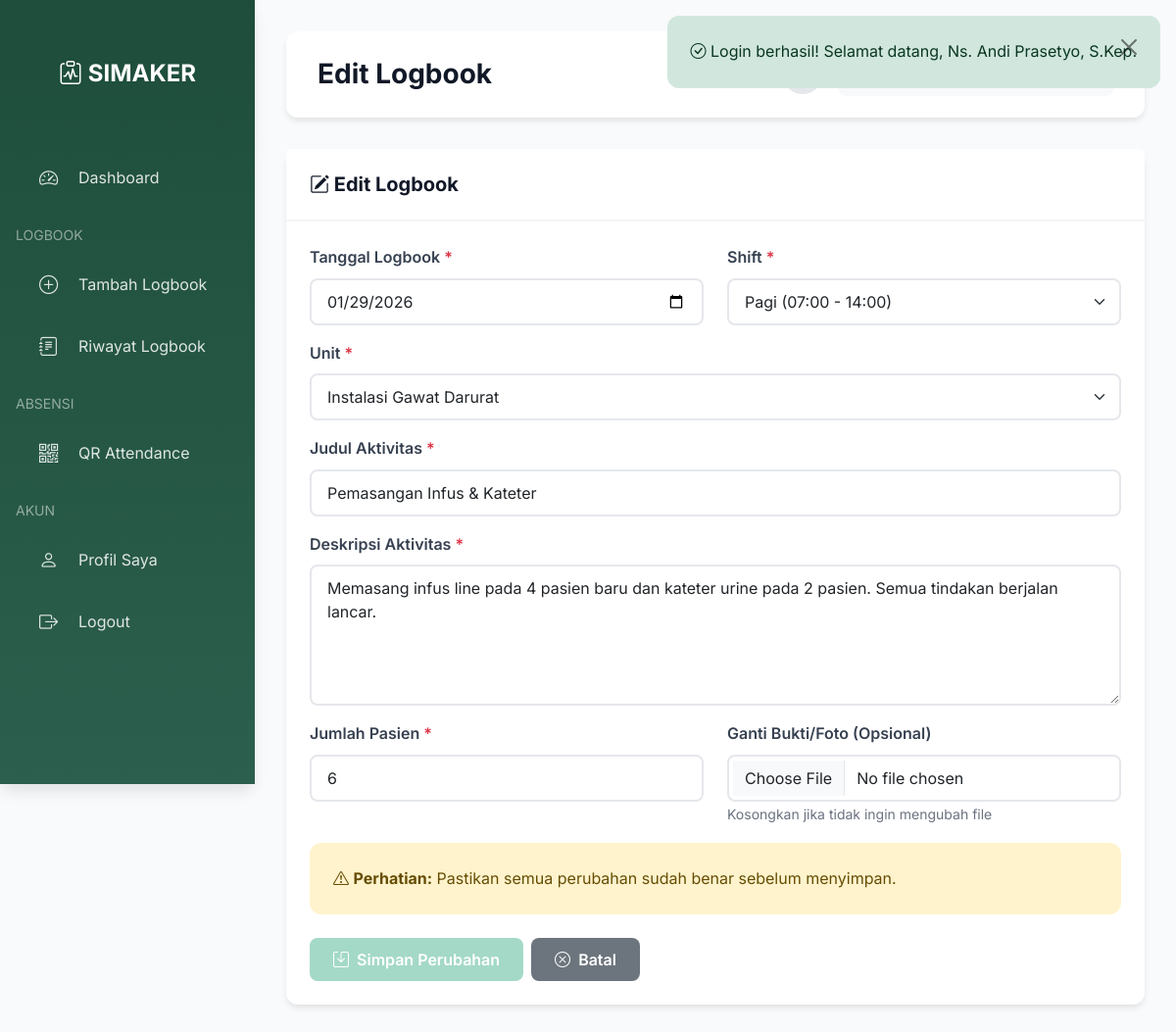
/modules/medis/logbook/edit.php?id=4 (signed in), run on the app's committed database.
### tables this page shows
CREATE TABLE logbooks (
    id INT AUTO_INCREMENT PRIMARY KEY,
    user_id INT NOT NULL,
    logbook_date DATE NOT NULL,
    shift_id INT NOT NULL,
    unit_id INT NOT NULL,
    activity_title VARCHAR(255) NOT NULL,
    activity_description TEXT NOT NULL,
    patient_count INT DEFAULT 0,
    attachment_file VARCHAR(255) DEFAULT NULL,
    verification_status ENUM('pending', 'approved', 'rejected') DEFAULT 'pending',
    created_at TIMESTAMP DEFAULT CURRENT_TIMESTAMP,
    updated_at TIMESTAMP DEFAULT CURRENT_TIMESTAMP ON UPDATE CURRENT_TIMESTAMP,
    FOREIGN KEY (user_id) REFERENCES users(id) ON DELETE CASCADE,
    FOREIGN KEY (shift_id) REFERENCES shifts(id) ON DELETE RESTRICT,
    FOREIGN KEY (unit_id) REFERENCES units(id) ON DELETE RESTRICT,
    INDEX idx_user_date (user_id, logbook_date),
    INDEX idx_verification_status (verification_status),
    INDEX idx_logbook_date (logbook_date)
);

CREATE TABLE shifts (
    id INT AUTO_INCREMENT PRIMARY KEY,
    shift_name VARCHAR(50) UNIQUE NOT NULL,
    start_time TIME NOT NULL,
    end_time TIME NOT NULL,
    description TEXT
);

CREATE TABLE units (
    id INT AUTO_INCREMENT PRIMARY KEY,
    unit_code VARCHAR(20) UNIQUE NOT NULL,
    unit_name VARCHAR(100) NOT NULL,
    description TEXT,
    is_active BOOLEAN DEFAULT 1,
    created_at TIMESTAMP DEFAULT CURRENT_TIMESTAMP
);

### config/database.php (called while the page is built, shortened)
<?php
class Database {
    private static $instance = null;
    private $connection;
    private function __construct() {
        try {
            $dsn = "mysql:host=" . DB_HOST . ";dbname=" . DB_NAME . ";charset=" . DB_CHARSET;
            $options = [
                PDO::ATTR_ERRMODE => PDO::ERRMODE_EXCEPTION,
                PDO::ATTR_DEFAULT_FETCH_MODE => PDO::FETCH_ASSOC,
                PDO::ATTR_EMULATE_PREPARES => false,
            ];
            $this->connection = new PDO($dsn, DB_USER, DB_PASS, $options);
        } catch (PDOException $e) {
            die("Connection failed: " . $e->getMessage());
        }
    }
    public static function getInstance() {
        if (self::$instance === null) {
            self::$instance = new self();
        }
        return self::$instance;
    }
    public function getConnection() {
        return $this->connection;
    }
}
function db() {
    return Database::getInstance()->getConnection();
}
function query($sql, $params = []) {
    $db = db();
    $stmt = $db->prepare($sql);
    $stmt->execute($params);
    return $stmt;
}
function fetchAll($sql, $params = []) {
    $stmt = query($sql, $params);
    return $stmt->fetchAll();
}
function fetchOne($sql, $params = []) {
    $stmt = query($sql, $params);
    return $stmt->fetch();
}

### includes/security.php (called while the page is built, shortened)
<?php
function escapeHtml($text) {
    return htmlspecialchars($text, ENT_QUOTES, 'UTF-8');
}

### modules/medis/logbook/edit.php (the view, shortened to what this page needs)
<?php
require_once __DIR__ . '/../../../config/database.php';
require_once __DIR__ . '/../../../includes/security.php';
$userId = $_SESSION['user_id'];
$logbookId = (int)($_GET['id'] ?? 0);
$logbook = fetchOne("SELECT * FROM logbooks WHERE id = :id AND user_id = :user_id",
    ['id' => $logbookId, 'user_id' => $userId]);
$shifts = fetchAll("SELECT * FROM shifts ORDER BY start_time");
$units = fetchAll("SELECT * FROM units WHERE is_active = 1 ORDER BY unit_name");
require_once __DIR__ . '/../../../layouts/header.php';
require_once __DIR__ . '/../../../layouts/sidebar-medis.php';
?>
<div class="card">
    <div class="card-header">
        <h5 class="mb-0"><i class="bi bi-pencil-square"></i> Edit Logbook</h5>
    </div>
    <div class="card-body">
        <form action="" method="POST" enctype="multipart/form-data" class="needs-validation" novalidate>
            <div class="row">
                <div class="col-md-6 mb-3">
                    <label for="logbook_date" class="form-label">Tanggal Logbook <span class="text-danger">*</span></label>
                    <input type="date" class="form-control" id="logbook_date" name="logbook_date"
                           value="<?= escapeHtml($logbook['logbook_date']) ?>" max="<?= date('Y-m-d') ?>" required>
                </div>
                <div class="col-md-6 mb-3">
                    <label for="shift_id" class="form-label">Shift <span class="text-danger">*</span></label>
                    <select class="form-select" id="shift_id" name="shift_id" required>
                        <?php foreach ($shifts as $shift): ?>
                            <option value="<?= $shift['id'] ?>" <?= $shift['id'] == $logbook['shift_id'] ? 'selected' : '' ?>>
                                <?= escapeHtml($shift['shift_name']) ?>
                                (<?= date('H:i', strtotime($shift['start_time'])) ?> - <?= date('H:i', strtotime($shift['end_time'])) ?>)
                            </option>
                        <?php endforeach; ?>
                    </select>
                </div>
            </div>
            <div class="mb-3">
                <label for="unit_id" class="form-label">Unit <span class="text-danger">*</span></label>
                <select class="form-select" id="unit_id" name="unit_id" required>
                    <?php foreach ($units as $unit): ?>
                        <option value="<?= $unit['id'] ?>" <?= $unit['id'] == $logbook['unit_id'] ? 'selected' : '' ?>>
                            <?= escapeHtml($unit['unit_name']) ?>
                        </option>
                    <?php endforeach; ?>
                </select>
            </div>
            <div class="mb-3">
                <label for="activity_title" class="form-label">Judul Aktivitas <span class="text-danger">*</span></label>
                <input type="text" class="form-control" id="activity_title" name="activity_title"
                       value="<?= escapeHtml($logbook['activity_title']) ?>" required maxlength="200">
            </div>
            <div class="mb-3">
                <label for="activity_description" class="form-label">Deskripsi Aktivitas <span class="text-danger">*</span></label>
                <textarea class="form-control" id="activity_description" name="activity_description"
                          rows="5" required><?= escapeHtml($logbook['activity_description']) ?></textarea>
            </div>
            <div class="row">
                <div class="col-md-6 mb-3">
                    <label for="patient_count" class="form-label">Jumlah Pasien <span class="text-danger">*</span></label>
                    <input type="number" class="form-control" id="patient_count" name="patient_count"
                           min="0" value="<?= $logbook['patient_count'] ?>" required>
                </div>
                <div class="col-md-6 mb-3">
                    <label for="evidence" class="form-label">Ganti Bukti/Foto (Opsional)</label>
                    <input type="file" class="form-control" id="evidence" name="evidence"
                           accept="image/jpeg,image/png,image/jpg,application/pdf" data-preview="preview-evidence">
                    <small class="text-muted">Kosongkan jika tidak ingin mengubah file</small>
                </div>
            </div>
            <div class="alert alert-warning">
                <i class="bi bi-exclamation-triangle"></i> <strong>Perhatian:</strong>
                Pastikan semua perubahan sudah benar sebelum menyimpan.
            </div>
            <div class="d-flex gap-2">
                <button type="submit" class="btn btn-emerald">
                    <i class="bi bi-save"></i> Simpan Perubahan
                </button>
                <a href="<?= APP_URL ?>/modules/medis/logbook/detail.php?id=<?= $logbookId ?>" class="btn btn-secondary">
                    <i class="bi bi-x-circle"></i> Batal
                </a>
            </div>
        </form>
    </div>
</div>
</div>
<?php require_once __DIR__ . '/../../../layouts/footer.php'; ?>

### assets/css/style.css (style rules this page uses)
:root { --primary: #0a98695e; --primary-dark: #0a98695e; --primary-darker: #0a98695e; --primary-light: #0a98695e; --primary-lighter: #0a98695e; --gray-50: #f9fafb; --gray-100: #f3f4f6; --gray-200: #e5e7eb; --gray-300: #d1d5db; --gray-400: #9ca3af; --gray-500: #6b7280; --gray-600: #4b5563; --gray-700: #374151; --gray-800: #1f2937; --gray-900: #111827; --success: #10b981; --warning: #f59e0b; --danger: #ef4444; --info: #3b82f6; --spacing-xs: 0.25rem; --spacing-sm: 0.5rem; --spacing-md: 1rem; --spacing-lg: 1.5rem; --spacing-xl: 2rem; --radius-sm: 0.375rem; --radius-md: 0.5rem; --radius-lg: 0.75rem; --radius-xl: 1rem; --shadow-sm: 0 1px 2px 0 rgb(0 0 0 / 0.05); --shadow-md: 0 4px 6px -1px rgb(0 0 0 / 0.1); --shadow-lg: 0 10px 15px -3px rgb(0 0 0 / 0.1); --shadow-xl: 0 20px 25px -5px rgb(0 0 0 / 0.1); }
* { margin: 0; padding: 0; box-sizing: border-box; }
body { font-family: 'Inter', -apple-system, BlinkMacSystemFont, 'Segoe UI', Roboto, 'Helvetica Neue', Arial, sans-serif; line-height: 1.6; color: var(--gray-800); background-color: var(--gray-50); min-height: 100vh; }
h1, h2, h3, h4, h5, h6 { color: var(--gray-900); font-weight: 700; line-height: 1.2; margin-bottom: var(--spacing-md); }
h5 { font-size: 1.25rem; }
.card { border: none; border-radius: var(--radius-lg); box-shadow: var(--shadow-md); margin-bottom: var(--spacing-lg); transition: all 0.3s ease; }
.card-header { background-color: white; border-bottom: 2px solid var(--gray-100); padding: var(--spacing-lg); font-weight: 600; color: var(--gray-800); }
.card-body { padding: var(--spacing-lg); }
.form-label { font-weight: 600; color: var(--gray-700); margin-bottom: var(--spacing-sm); }
.form-control, .form-select { border: 2px solid var(--gray-200); border-radius: var(--radius-md); padding: 0.625rem 1rem; transition: all 0.3s ease; }
.form-control::placeholder { color: var(--gray-400); }
.btn { padding: 0.625rem 1.5rem; border-radius: var(--radius-md); font-weight: 600; transition: all 0.3s ease; border: none; }
.btn i { margin-right: var(--spacing-xs); }
.btn-emerald { background-color: var(--primary); color: white; }
.alert { border-radius: var(--radius-lg); border: none; padding: var(--spacing-lg); margin-bottom: var(--spacing-lg); }
.text-muted { color: var(--gray-500) !important; }
.mb-0 { margin-bottom: 0 !important; }
.mb-3 { margin-bottom: 1rem !important; }

### assets/css/dark-mode.css (style rules this page uses)
body, .card, .table-container, .form-control, .form-select, .btn, .top-navbar { transition: background-color 0.3s ease, color 0.3s ease, border-color 0.3s ease; }

### data on the page
logbooks: logbook_date "01/29/2026", shift_id "Pagi (07:00 - 14:00)", unit_id "Instalasi Gawat Darurat", activity_title "Pemasangan Infus & Kateter", activity_description "Memasang infus line pada 4 pasien baru dan kateter urine pada 2 pasien. Semua tindakan berjalan lancar.", patient_count "6"

### other printed values
escapeHtml($flash['message']) "Login berhasil! Selamat datang, Ns. Andi Prasetyo, S.Kep."
escapeHtml($pageTitle) "Edit Logbook"
